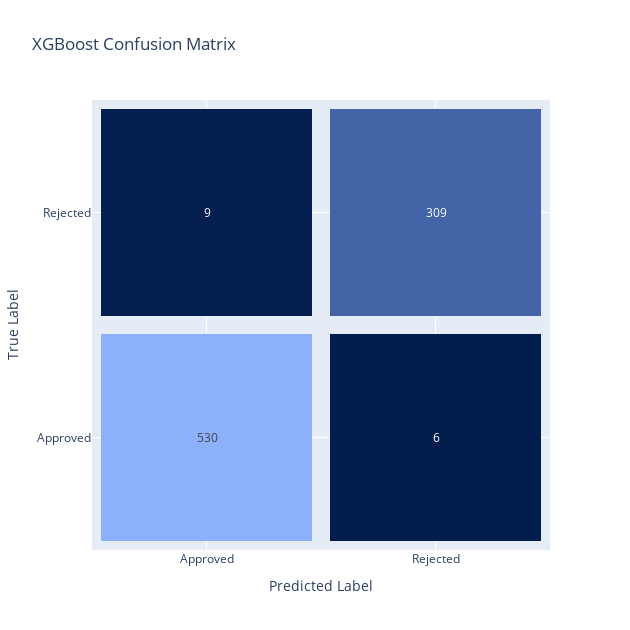

The notebook cell saved with this chart:
### Markdown cell above
#### **XGBoost Classifier**

### Code cell
from xgboost import XGBClassifier
from sklearn.metrics import classification_report, confusion_matrix

# Create an XGBClassifier instance
xgb_classifier = XGBClassifier(random_state=42)

# Train the XGBoost model
xgb_classifier.fit(x_train, y_train)

# Predict on the test set
y_pred_xgb = xgb_classifier.predict(x_test)


# Compute confusion matrix
cm_xgb = confusion_matrix(y_test, y_pred_xgb.round())

# Create heatmap trace
trace2 = go.Heatmap(z=cm_xgb,
                   x=['Approved', 'Rejected'],
                   y=['Approved', 'Rejected'],
                   showscale=False,
                   colorscale=[
                       [0.0, "#041d4f"],  # Light blue
                       [0.5, "#365799"],  # Medium blue
                       [1.0, "#8cb1fa"],  # Dark purple
                   ],
                   xgap=18,
                   ygap=18,
                   text=cm_xgb,
                   texttemplate="%{text}")

# Create layout
layout = go.Layout(title='XGBoost Confusion Matrix',
                   xaxis=dict(title='Predicted Label', range=[-0.5, 1.5]),
                   yaxis=dict(title='True Label', range=[-0.5, 1.5]))

# Create figure
fig = go.Figure(data=[trace2], layout=layout)

# Dynamically adjust figure size based on matrix size
fig.update_layout(width=630, height=630)  # Adjust the width and height as needed


# Display the figure
fig.show()

### Figure 1 — Plotly figure (JSON) as saved in the notebook; plotly's stock layout.template omitted (floating-point values rounded to 4 significant figures)
{"data": [{"colorscale": [[0, "#041d4f"], [0.5, "#365799"], [1, "#8cb1fa"]], "showscale": false, "text": [[530, 6], [9, 309]], "texttemplate": "%{text}", "type": "heatmap", "x": ["Approved", "Rejected"], "xgap": 18, "y": ["Approved", "Rejected"], "ygap": 18, "z": [[530, 6], [9, 309]]}], "layout": {"height": 630, "title": {"text": "XGBoost Confusion Matrix"}, "width": 630, "xaxis": {"range": [-0.5, 1.5], "title": {"text": "Predicted Label"}}, "yaxis": {"range": [-0.5, 1.5], "title": {"text": "True Label"}}}}
